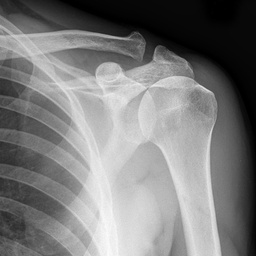
#> input picture Using 2-D LSCM/gray/img/img5.jpg, 256 x 256 px, shrunk from 1600 x 1600 before the run
$ jupyter execute run-time.ipynb
#> lines starting #> are read from the running program, lines starting #| are printed output that depends on the picture
[cell 1]
import numpy as np
import cv2
import matplotlib.pyplot as plt
import time

[cell 2]
start = time.time()

def lscm(x, y, theta):

  x_next = np.sin(np.pi * (4 * theta * x * (1 - x) + (1 - theta) * np.sin(np.pi * y)))
  y_next = np.sin(np.pi * (4 * theta * y * (1 - y) + (1 - theta) * np.sin(np.pi * (x_next))))
  return x_next, y_next

def generate_lscm_secret_key():

  # Generate random initial states.
  x_0 = 0.8
  y_0 = 0.5
  theta = 0.99
  # Generate a random growth rate.
  r = 1.19 # initial r values

  # Generate random coefficients for the control parameters.
  p_1 = np.random.rand()      # for round 1
  p_2 = np.random.rand()      # for round 2

  # Return the secret key elements.
  return x_0, y_0, r, p_1, p_2, theta


img_p = cv2.imread('img/img5.jpg', cv2.IMREAD_GRAYSCALE)
#> img_p is the input picture: shape (256, 256); min 0, max 252, mean 124.1
# Padding for Arnold cat as it can only work on square matrices
height, width = img_p.shape
#> height = 256; width = 256
m = max(height, width)
#> m = 256
if height>width:
    padding=((0,0),(0,height-width))
else:
    padding=((0,width-height),(0,0))
#> padding = ((0, 0), (0, 0))
img = np.pad(img_p, padding, mode='constant')
print(img.shape)
#| (256, 256)
# cv2.imshow('Image', img)
# cv2.waitKey(0)
# cv2.destroyAllWindows()

secret_key = generate_lscm_secret_key()

# Initialize the LSCM chaotic map with the secret key.
x = secret_key[0]
y = secret_key[1]
r = secret_key[2]
p1 = secret_key[3]
p2 = secret_key[4]
theta = secret_key[5]
# theta = r_cp = (r*p1)%1  # theta = r_cp
# Generate a sequence of LSCM chaotic map values.
chaos = np.zeros(img.shape)
x_sequence = []
y_sequence = []
# for i in range(50):
#   for j in range(50):
for i in range(len(img)):
  for j in range(len(img[0])):
    x_next, y_next = lscm(x, y, theta) # Round 1 only as of now  # rcp is the control paramater or theta
    x, y = x_next, y_next
    chaos[i][j] = x
#    chaos_y[i][j] = y0  # chaos matrix for y which can be combined to create position matrix PM instead of using cols
    x_sequence.append(x_next)
#> this loop made 256 passes
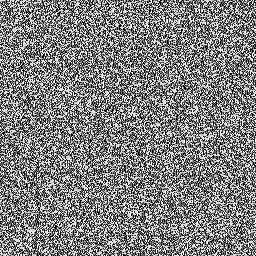
#> chaos: shape (256, 256) float64; min 2.13e-07, max 1, mean 0.502
    #y_sequence.append(y_next)

    # Arnold cat map
def arnold_cat_map(image, iterations):
#> called with iterations = 10
    height, width = image.shape

    # Pad the image to a square if necessary.
    if height != width:
        image = np.pad(image, [(0, width - height), (0, 0)], mode='constant')

    # Apply the map for the given number of iterations.
    for _ in range(iterations):
        new_image = np.zeros_like(image)
        for y in range(height):
            for x in range(width):
                new_x = (2 * x + y) % width
                new_y = (x + y) % height
                new_image[new_y, new_x] = image[y, x]

        image = new_image
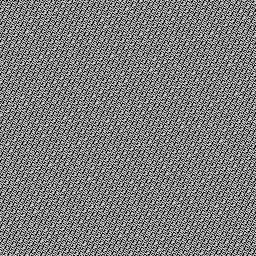
#> new_image: shape (256, 256); min 0, max 252, mean 124.1

    return image

transformed_image = arnold_cat_map(img, 10)

#print(transformed_image.shape)

trn_img = transformed_image.astype(np.uint8)
# Permutaion
def generate_index_matrix(chaotic_matrix):
    index_matrix = np.argsort(chaotic_matrix, axis=0)
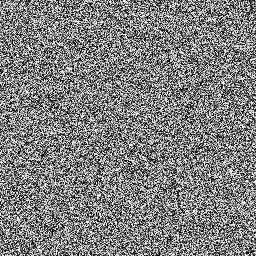
#> index_matrix: shape (256, 256) int64; min 0, max 255, mean 127.5
    return index_matrix

# Step 4: Form position matrix 'PM' using the index matrix 'I' as the row position
def generate_position_matrix(ind_m, size):
#> called with size = (256, 256)
    position_matrix = [[None]*size[0] for i in range(size[1])]

    for i in range(size[0]):
        for j in range(size[1]):
            position_matrix[i][j] = (ind_m[i][j], j)
    return position_matrix


def lscm_permutation(P, S, PM):
    T = np.zeros_like(P)
    M, N = P.shape
    e = np.zeros(N)
    c = np.zeros(N)
    for i in range(M):
        for j in range(N):
            x, y = PM[i][j]
            c[j] = P[x][y]
            e[j] = S[x][y]
        v=np.argsort(e)
        for j in range(N):
            vi = v[j]
            x, y = PM[i][j]
            T[x][y] = c[vi]
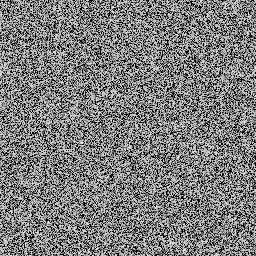
#> T: shape (256, 256); min 0, max 252, mean 124.1

    return T

# Main function to perform permutation
def perform_image_permutation(plain_image):
    image_size = plain_image.shape
    #chaotic_matrix = chaos
    index_matrix = generate_index_matrix(chaos)
    position_matrix = generate_position_matrix(index_matrix, image_size)

    permuted_image = lscm_permutation(plain_image,chaos, position_matrix)
    return permuted_image, position_matrix

permuted_image, pem = perform_image_permutation(transformed_image)

pm = np.array(pem)
# Diffusion
def diffusion(perm, chaotic, F):
#> called with F = 256
    height, width = perm.shape
    #print(perm[0])
    encrypted_image = np.zeros_like(perm).astype(np.float64)
    key = [120, 200]
    bit=2**32          # Scaling factor to scale chaotic value to significant range from (0,1) range to (0,255) range
    for i in range(height):
        for j in range(width):
            if i == 0 and j==0:
                # int() is provided to take the intger of that chaotic value
                E_i = ((perm[0][0] + key[-1] + key[-2] + int((chaotic[i, j] * bit))) % F)  # Because on adding we get in array format of size one, so we index it as 0
            elif i ==0 and j == 1:
                E_i = ((perm[0][1] + encrypted_image[i, j-1] + key[-1] + int((chaotic[i, j] * bit))) % F)
            else:
                if j==0:# do this with j==0 or j==1
                    E_i = ((perm[i][j] + encrypted_image[i-1, width-1] + encrypted_image[i-1, width-2] + int((chaotic[i, j] * bit))) % F)
                elif j==1:
                    E_i = ((perm[i][j] + encrypted_image[i, j-1] + encrypted_image[i-1, width-1] + int((chaotic[i, j] * bit))) % F)
                else:
                    E_i = ((perm[i][j] + encrypted_image[i, j-1] + encrypted_image[i, j-2] + int((chaotic[i, j] * bit))) % F)

            encrypted_image[i, j] = E_i
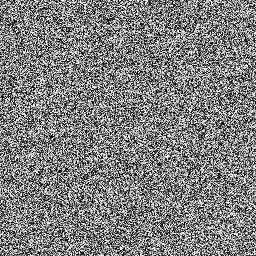
#> encrypted_image: shape (256, 256) float64; min 0, max 255, mean 127.4
    return encrypted_image.astype(np.uint8)

F = 256
encrypted_image = diffusion(permuted_image, chaos, F)
encry = encrypted_image.astype(np.uint8)

cv2.imwrite('encrypted_image_5.jpg', encry)

end = time.time()
print("The time of execution of above program is :",
      (end-start) * 10**3, "ms")

[cell 3]
image_rgb = cv2.cvtColor(encry, cv2.COLOR_BGR2RGB)
plt.imshow(image_rgb)

[cell 4]
# Decryption of Diffusion
def reverse_diffusion(encrypted_image, chaotic, F):
#> called with F = 256
    encrypted_image = encrypted_image.astype(np.float64)
    height, width = encrypted_image.shape
    decrypted_image = np.zeros_like(encrypted_image)
    key = [120, 200]
    bit = 2**32  # Scaling factor to scale chaotic value
    for i in range(height-1, -1, -1):
        for j in range(width-1, -1, -1):
            if i == 0 and j == 0:
                E_i = (encrypted_image[0][0] - (key[-1] + key[-2] + int((chaotic[i, j] * bit))) % F)
            elif i == 0 and j == 1:
                E_i = (encrypted_image[0][1] - (encrypted_image[i, j - 1] + key[-1] + int((chaotic[i, j] * bit))) % F)
            else:
                if j == 0:
                    E_i = (encrypted_image[i][j] - (encrypted_image[i - 1, width - 1] + encrypted_image[i - 1, width - 2] + int((chaotic[i, j] * bit))) % F)
                elif j == 1:
                    E_i = (encrypted_image[i][j] - (encrypted_image[i, j - 1] + encrypted_image[i - 1, width - 1] + int((chaotic[i, j] * bit))) % F)
                else:
                    E_i = (encrypted_image[i][j] - (encrypted_image[i, j - 1] + encrypted_image[i, j - 2] + int((chaotic[i, j] * bit))) % F)

            decrypted_image[i, j] = E_i
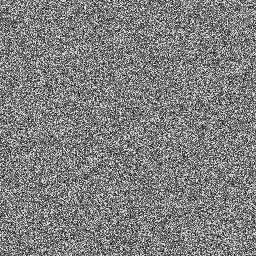
#> decrypted_image: shape (256, 256) float64; min -255, max 254, mean -0.1; drawn with min black and max white
    return decrypted_image.astype(np.uint8)

def reverse_lscm_permutation(T, S, PM):
    P = np.zeros_like(T)
    M, N = T.shape
    e = np.zeros(N)
    l=c = np.zeros(N)
    for i in range(M):
        for j in range(N):
            x, y = PM[i][j]
            c[j] = T[x][y]
            e[j] = S[x][y]
        k = np.copy(c)
        v = np.argsort(e)
        for j in range(N):
            vi = v[j]
            x, y = PM[i][vi]
            P[x][y] = k[j]

    return P


# Reverse Arnold's Cat Map
def reverse_arnold_cat_map(image, iterations):
#> called with iterations = 10
    height, width = image.shape

    # Apply the reverse map for the given number of iterations.
    for _ in range(iterations):
        new_image = np.zeros_like(image)
        for y in range(height):
            for x in range(width):
                new_x = (x - y) % width
                new_y = (y - new_x) % height
                new_image[new_y, new_x] = image[y, x]

        image = new_image

    return image


# Load the encrypted image
encrypted_image = cv2.imread('encrypted_image_5.jpg', cv2.IMREAD_GRAYSCALE)

# Reverse the diffusion
decrypted_image_diffusion = reverse_diffusion(encrypted_image, chaos, F)      # reversing of diffusion is working

# Assuming you have the permuted image, position matrix, chaotic map values, and the image size
decrypted_image_permutation = reverse_lscm_permutation(decrypted_image_diffusion, chaos, pm)              # reverse Permutation is working

# Reverse the Arnold's Cat Map
decrypted_image = reverse_arnold_cat_map(decrypted_image_permutation, 10)      # This also not working black image

# Show or save the decrypted image
#cv2.imwrite('decrypted_image.jpg', decrypted_image)


 # De-padding

# Determine the original height and width
original_height, original_width = img_p.shape

# Define the padding used to make the image square
m = max(original_height, original_width)
if m==original_height:
    original_image = decrypted_image[:,:m-(m-original_width)]
else:
    original_image = decrypted_image[:m-(m-original_height)]

# Reverse the padding by cropping the square image

# Print the type and shape of the original image
print(type(original_image))
#| <class 'numpy.ndarray'>
print(original_image.shape)
#| (256, 256)

image_rgb = cv2.cvtColor(original_image, cv2.COLOR_BGR2RGB)
plt.imshow(image_rgb)

cv2.imwrite('decrypted.jpg', original_image)
#> Out = True

[cell 5]
img_rg = cv2.cvtColor(img_p, cv2.COLOR_BGR2RGB)
#encry_rgb = cv2.cvtColor(, cv2.COLOR_BGR2RGB)

[cell 6]
plt.subplot(2, 2, 1)
plt.imshow(img_rg)
plt.title("Original Image")

plt.subplot(2, 2, 2)
plt.imshow(image_rgb)
plt.title("decrypted Image")

plt.subplot(2, 2, 3)
plt.hist(img_rg.ravel(), bins=256)

plt.subplot(2, 2, 4)
plt.hist(image_rgb.ravel(), bins=256)

plt.show()
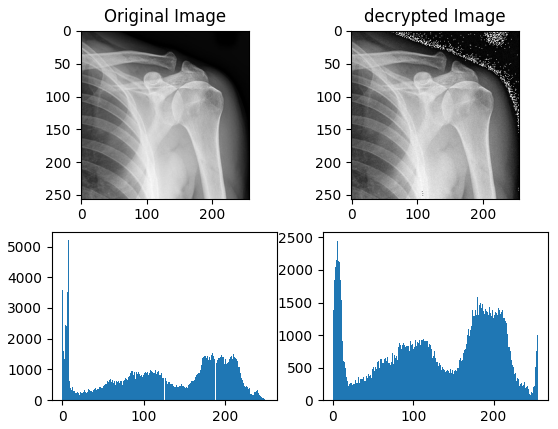
#> figure drawn by matplotlib, 4 panels; panel 3: tallest bar 5205 high, from x = 6.89 to 7.88; panel 4: tallest bar 2457 high, from x = 5.98 to 6.97

$ run again, with Using 2-D LSCM/gray/img/img1.jpeg copied over Using 2-D LSCM/gray/img/img5.jpg
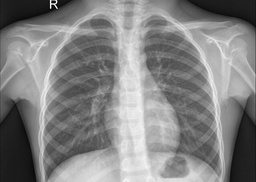
#> input picture Using 2-D LSCM/gray/img/img1.jpeg, 256 x 182 px, shrunk from 1857 x 1317 before the run
#> img_p is the input picture: shape (182, 256); min 0, max 255, mean 131
#| (256, 256)
#> the loop `for i in range(len(img)):` made 256 passes
#> after the loop in reverse_arnold_cat_map, `for _ in range(iterations):`:
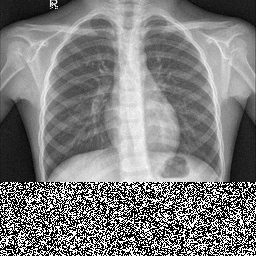
#> new_image: shape (256, 256); min 0, max 255, mean 126.2
#| <class 'numpy.ndarray'>
#| (182, 256)
#> Out = True
#> `plt.show()`:
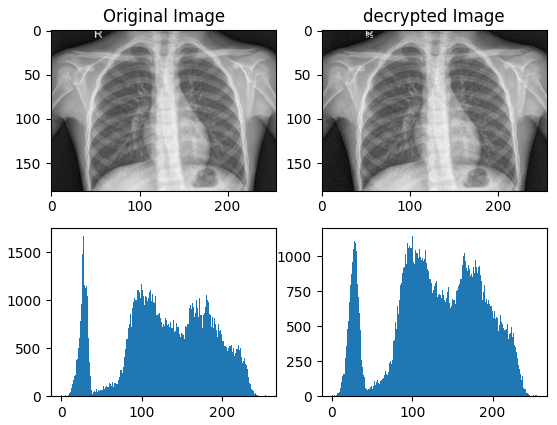
#> figure drawn by matplotlib, 4 panels; panel 3: tallest bar 1665 high, from x = 26.89 to 27.89; panel 4: tallest bar 1143 high, from x = 99.61 to 100.6

$ run again, with Using 2-D LSCM/gray/img/img3.jpeg copied over Using 2-D LSCM/gray/img/img5.jpg
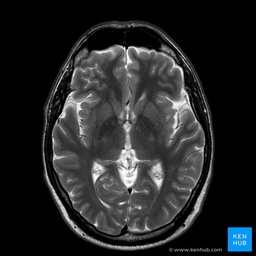
#> input picture Using 2-D LSCM/gray/img/img3.jpeg, 256 x 256 px, shrunk from 617 x 617 before the run
#| (256, 256)
#> the loop `for i in range(len(img)):` made 256 passes
#> after the loop in reverse_arnold_cat_map, `for _ in range(iterations):`:
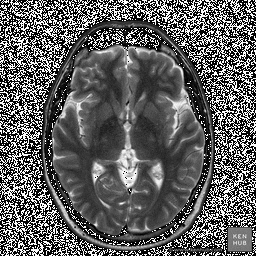
#> new_image: shape (256, 256); min 0, max 255, mean 96.7
#| <class 'numpy.ndarray'>
#| (256, 256)
#> Out = True
#> `plt.show()`:
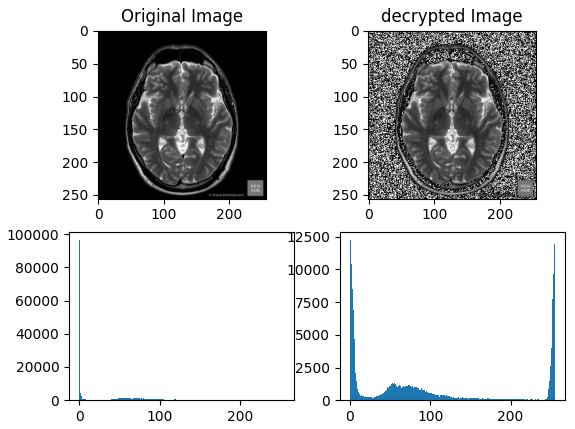
#> figure drawn by matplotlib, 4 panels; panel 3: tallest bar 96291 high, from x = 0 to 0.996; panel 4: tallest bar 12240 high, from x = 0 to 0.996
